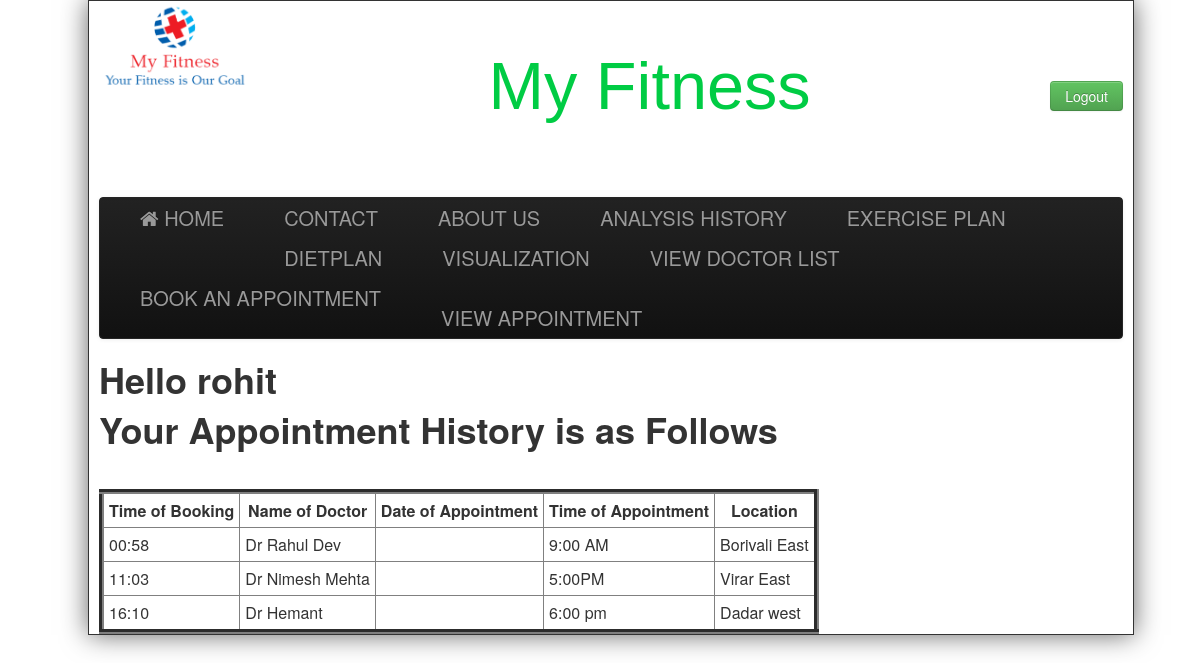
Page /viewbooking.php (signed in) on the committed database.
### tables this page shows
CREATE TABLE `appointment` (
  `Name` varchar(255) NOT NULL,
  `Contact` varchar(255) NOT NULL,
  `Date` varchar(255) NOT NULL,
  `Timming` varchar(255) NOT NULL,
  `username` varchar(255) NOT NULL,
  `TOB` varchar(255) NOT NULL,
  `Location` varchar(255) NOT NULL
);

### viewbooking.php (the view, shortened to what this page needs)
<html>
<head>
	<link href="css/bootstrap.min.css" rel="stylesheet" ></link>
	<link href="css/bootstrap.css" rel="stylesheet" ></link>
	<link href="css/Default.css" rel="stylesheet" >	</link>
	<link rel="stylesheet" type="text/css" href="https://stackpath.bootstrapcdn.com/font-awesome/4.7.0/css/font-awesome.min.css"></link>
	<link href="https://stackpath.bootstrapcdn.com/font-awesome/4.7.0/css/font-awesome.min.css" rel="stylesheet"></link>
</head>
<body>
<div class="wrap">
		<div class="header">
			<div style="float:left;width:150px;">
				<img src="images/logo2.jpg"/>
			</div>
			<div>
				<div style="float:right; font-size:20px;margin-top:20px;">
				<?php
			 if(isset($_SESSION['name']))
			 {
			 echo "<b>Welcome,</b>".$_SESSION['name']."&nbsp;&nbsp;&nbsp;<a href=\"logout.php\" class=\"btn btn-info\">Logout</a>";
			 }
			 else
			 {
			 ?><br><br><br>
			     <a href="index2.php?logout='1'" class="btn btn-success" >Logout</a>
			<?php } ?>
			</div>
			<div id="heading">
				<a href="#" id="title">My Fitness</a>
			</div>
			</div>
		</div><br><br>
		<div class="navbar navbar-inverse">
			<div class="navbar-inner">
				<div class="container" >
			<a class="brand" href="index.php" ><i class="fa fa-home" aria-hidden="true"></i>&nbsp;HOME</a>
				<a class="brand" href="contact2.php">CONTACT</a>
				<a class="brand" href="about2.php">ABOUT US </a>
				<a class="brand" href="display.php" >ANALYSIS HISTORY</a>
				<a class="brand" href="excerise.php">EXERCISE PLAN</a>
				<a class="brand" href="diet.php">DIETPLAN</a>
				<a class="brand" href="visualization.php">VISUALIZATION</a>
				<a class="brand" href="viewdoc2.php">VIEW DOCTOR LIST </a>
				<a class="brand" href="booking.php">BOOK AN APPOINTMENT </a>
				<a class="brand" href="booking.php"> </a>
				<a class="brand" href="booking.php"> </a>
				<a class="brand" href="booking.php"> </a>
				<a class="brand" href="booking.php"> </a>
				<a class="brand" href="booking.php"> </a>
				<a class="brand" href="booking.php"> </a>
				<a class="brand" href="booking.php"> </a>
				<a class="brand" href="booking.php"> </a>
				<a class="brand" href="viewbooking.php">VIEW APPOINTMENT </a>
				</div>
			</div>
		</div>
<?php  if (isset($_SESSION['username'])) : ?>
			<h1><p>Hello <strong><?php echo $_SESSION['username']; ?></strong></p></h1>
		<?php endif ?>
<?php
include("connection.php");
$name= $_SESSION['username'];
$query="SELECT * FROM appointment where username='$name'";
$data=mysqli_query($conn,$query);
$total=mysqli_num_rows($data);
if($total !=0)
{
	?>
	<h1> Your Appointment History is as Follows</h1> <br>
	<table border='5' cellpadding='5' cellspacing="5" >
		<tr>
			<th> Time of Booking </th>
			<th> Name of Doctor </th>
			<th> Date of Appointment </th>
			<th> Time of Appointment </th>
			<th> Location</th>
		</tr>
	<?php
	while($result=mysqli_fetch_assoc($data))
	{
		echo "<tr>
			<td>".$result['TOB']."</td>
			<td>".$result['Name']."</td>
			<td>".$result['Date']."</td>
			<td>".$result['Timming']."</td>
			<td>".$result['Location']."</td>
		</tr>";
	}
}
?>
</table>

### css/Default.css (style rules this page uses)
body { width:100%; background-image:url(C:\xampp\htdocs\RNGClinic\images\back.jpg); }
.header { height: 156px; padding: 0; font-size: 14px; width:100%; }
.wrap { position:absolute; width:1024px; background-color:#FFFFFF; padding:0 10px; border:solid 1px; -o-box-shadow: 10px 10px 5px #888; -moz-box-shadow: 10px 10px 5px #888; -webkit-box-shadow: 10px 10px 5px #888; box-shadow: 0px 0px 25px #666; }
#heading { text-align:center; font-size:50pt; font-family:verdana,helvetica,arial,sans-serif; color:#993366; padding-top:35pt; line-height:normal; }
.navbar .brand { padding:10px 40px 10px; }

### viewbooking.php (style rules this page uses)
#title { color: #00cc44; }

### rows in the picture
appointment: TOB "00:58", Name "Dr Rahul Dev", Timming "9:00 AM", Location "Borivali East"
appointment: TOB "11:03", Name "Dr Nimesh Mehta", Timming "5:00PM", Location "Virar East"
appointment: TOB "16:10", Name "Dr Hemant", Timming "6:00 pm", Location "Dadar west"

### other values in the picture
$_SESSION['username'] "rohit"
